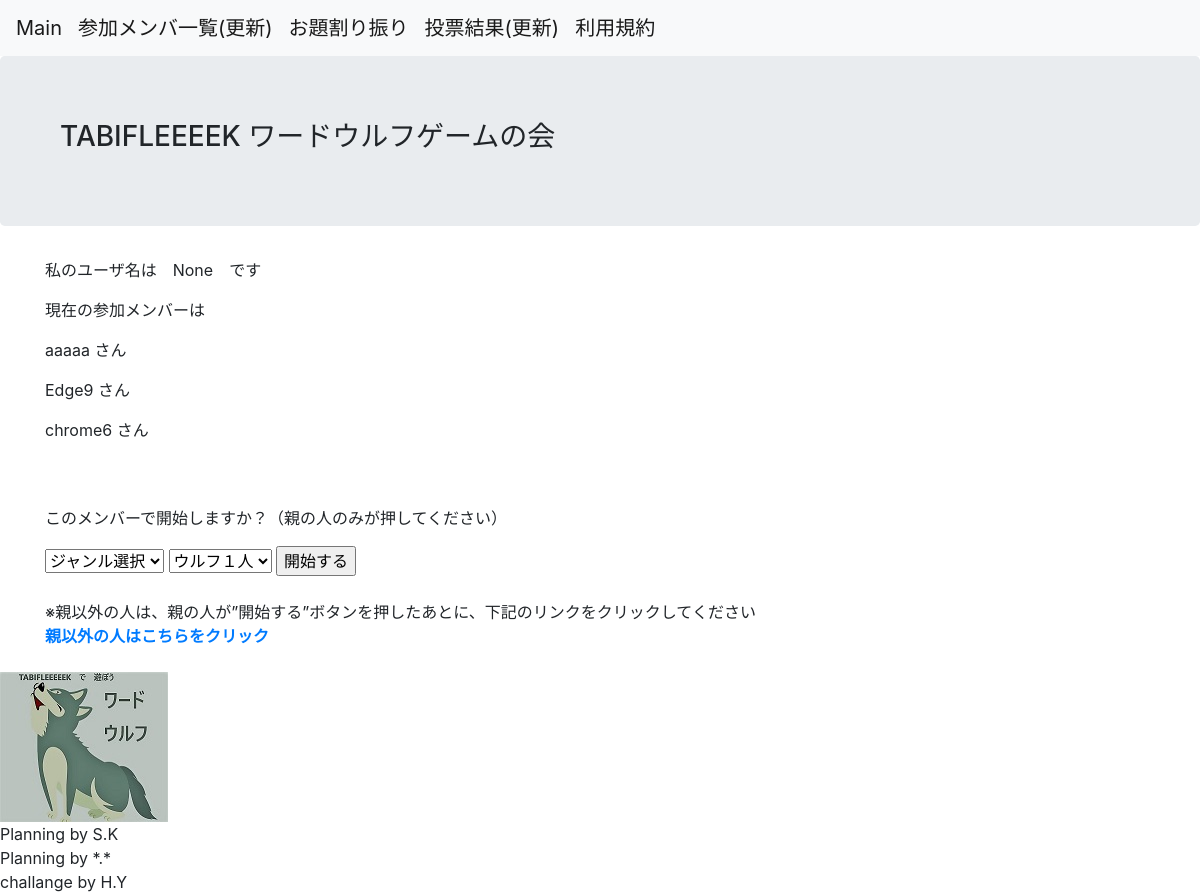
The page /memberlist on the database as committed earlier.
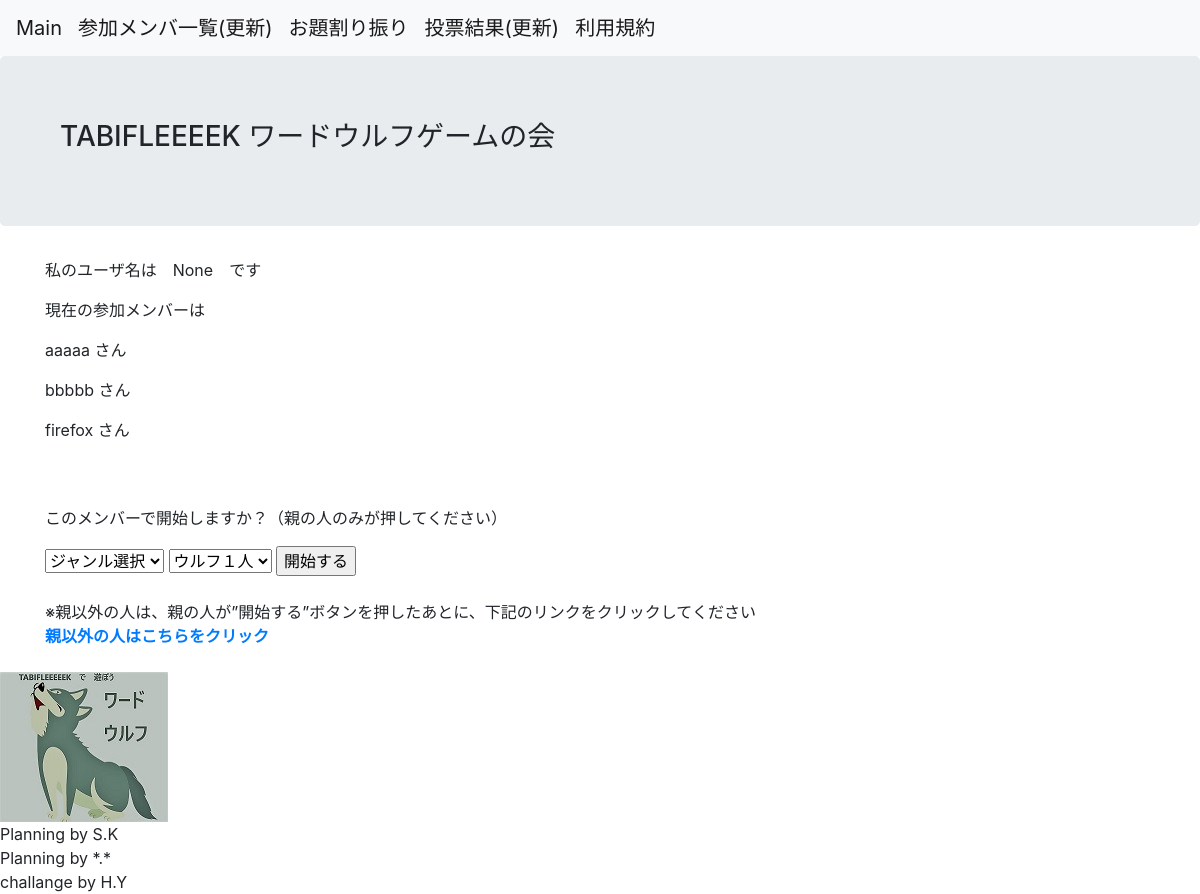
The same page on the database as committed later.
### app.py (models this page shows, shortened)
class MemberList(db.Model):
    __tablename__ = 'players'
    id = db.Column(db.Integer, primary_key=True)
    username = db.Column(db.Text, nullable=False)
    comment = db.Column(db.String(128), nullable=False)
    vote_num = db.Column(db.Integer, nullable=False)
    ulf_flg = db.Column(db.Integer, nullable=False)
    to_vote = db.Column(db.Integer, nullable=False)
    to_vote2 = db.Column(db.Integer, nullable=False)

### app.py (the view)
@app.route('/memberlist')
def load_member_list():
    myname = session.get('username')
    MemberList_DB = db.session.query(MemberList).all()
    return render_template('member_list.html',MemberList_DB=MemberList_DB,myname = myname, word_Genre = word_Genre)

### templates/member_list.html (shortened to what this page needs)
{% extends 'base.html' %}
{% block content %}
<p> 私のユーザ名は　{{myname}}　です </p>
<p> 現在の参加メンバーは　</p>
{% for member in MemberList_DB %}
<p>
    {{ member.username }} さん
</p>
{% endfor %}
<br>
<br>
<p>このメンバーで開始しますか？（親の人のみが押してください）</p>
<form action="/prepare" method="POST">
  <select name="genre_num">
    <option value=1>ジャンル選択</option>
  </select>
  <select name="number_wolf">
    <option value=1>ウルフ１人</option>
  </select>
  <input class="submit-button" value="開始する" type="submit" id="button1" onsubmit=" func1()">
</form>
<br>
※親以外の人は、親の人が”開始する”ボタンを押したあとに、下記のリンクをクリックしてください
<br>
<a href="{{ url_for('memberlist_prepare') }}"><strong>親以外の人はこちらをクリック</strong></a>
<br>
<br>
{% endblock %}

### templates/base.html (shortened to what this page needs)
<!DOCTYPE html>
<html lang="ja">
    <head>
        <link rel="stylesheet" href="https://stackpath.bootstrapcdn.com/bootstrap/4.4.1/css/bootstrap.min.css">
    </head>
    <body>
        <nav class="navbar navbar-expand-lg navbar-light bg-light">
            <a class="navbar-brand" href="{{ url_for('main') }}">Main</a>
            <a class="navbar-brand" href="{{ url_for('load_member_list') }}">参加メンバ一覧(更新)</a>
            <a class="navbar-brand" href="{{ url_for('memberlist_prepare') }}">お題割り振り</a>
            <a class="navbar-brand" href="{{ url_for('result') }}">投票結果(更新)</a>
            <a class="navbar-brand" href="{{ url_for('terms_of_service') }}">利用規約</a>
        </nav>
        <div class="jumbotron">
            <h3>　TABIFLEEEEK ワードウルフゲームの会　</h3>
        </div>
        <div class="container">
            {% block content %}
            {% endblock %}
        </div>
        <div style="text-align: left">
            <img src="../static/image/wordwolf_tabifleek.jpg" alt="ウルフ✗">
            <br>
            Planning by S.K
            <br>
            Planning by *.*
            <br>
            challange by H.Y
        </div>
    </body>
</html>

Rows that differ between the two databases and show on the page:
changed MemberList: username "Edge9" → "bbbbb"
changed MemberList: username "chrome6" → "firefox"
